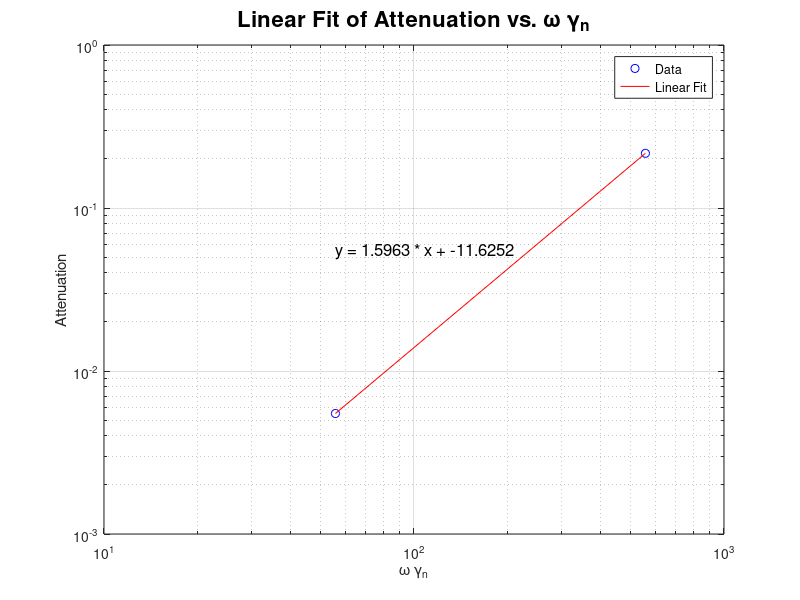

MATLAB code to generate this figure:
% Load data from test.txt
data = dlmread('attenuation_data.txt', ',');

% Extract columns
frequency = data(:, 1);
attenuation = data(:, 2);
kn = data(:, 3);
kt = data(:, 4);
gamma_n = data(:, 5);
gamma_t = data(:, 6);

% Calculate angular frequency
angular_frequency = 2 * pi * frequency;

% Calculate the product of angular frequency and gamma_n
angular_freq_times_gamma_n = angular_frequency .* gamma_n;

% Perform linear fit
coefficients = polyfit(log(angular_freq_times_gamma_n), log(attenuation), 1);

% Extract slope and intercept
slope = coefficients(1);
intercept = coefficients(2);

% Create a linear fit line
fit_line = exp(intercept) * exp(log(angular_freq_times_gamma_n) * slope);

% Convert coefficients to string
equation_str = sprintf('y = %.4f * x + %.4f', slope, intercept);

% Plot original data and linear fit
figure;
loglog(angular_freq_times_gamma_n, attenuation, 'bo', 'DisplayName', 'Data');
hold on;
loglog(angular_freq_times_gamma_n, fit_line, 'r-', 'DisplayName', 'Linear Fit');
xlabel('\omega \gamma_n');
ylabel('Attenuation');
title('Linear Fit of Attenuation vs. \omega \gamma_n', 'FontSize', 16);
legend('show');
grid on;

% Add equation text to the plot
text_location_x = max(angular_freq_times_gamma_n);
text_location_y = min(attenuation);
text(text_location_x/10, text_location_y*10, equation_str, 'FontSize', 12, 'Color', 'k');
hold off;

